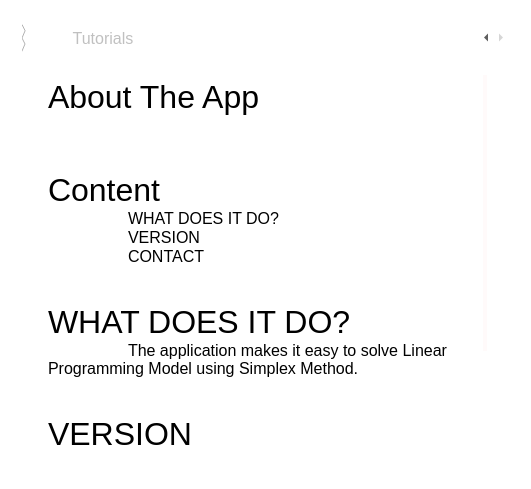
<?xml version="1.0" encoding="UTF-8"?>
<ui version="4.0">
 <class>MainWindow</class>
 <widget class="QMainWindow" name="MainWindow">
  <property name="geometry">
   <rect>
    <x>0</x>
    <y>0</y>
    <width>531</width>
    <height>489</height>
   </rect>
  </property>
  <property name="minimumSize">
   <size>
    <width>531</width>
    <height>489</height>
   </size>
  </property>
  <property name="windowTitle">
   <string>Simplex</string>
  </property>
  <property name="autoFillBackground">
   <bool>false</bool>
  </property>
  <property name="styleSheet">
   <string notr="true">QScrollBar:vertical{
	width: 4px; 
}

QScrollBar:horizontal{
	height: 4px; 
}

QScrollBar:horizontal,
QScrollBar:vertical{
	background: rgba(0,0,0,0);
}

QScrollBar::sub-page:horizontal,
QScrollBar::add-page:horizontal,
QScrollBar::add-line:horizontal,
QScrollBar::sub-line:horizontal,
QScrollBar::add-line:vertical,
QScrollBar::sub-line:vertical,
QScrollBar::sub-page:vertical,
QScrollBar::add-page:vertical{
	background: none;
}

QScrollBar::handle:vertical,
QScrollBar::handle:horizontal{
	background: rgb(255,250,250);
}


/**/
QWidget{
	font-size: 12pt;
}

[objectName^=&quot;inputLabel_&quot;], 
[objectName = &quot;appLabel&quot;], 
QWidget,
QPushButton, 
QLineEdit,
QSpinBox,
QDoubleSpinBox,
QComboBox{
	font-family: &quot;Monotype Corsiva&quot;;
	font-family: &quot;Monotype Corsiva&quot;;
	font: 12pt &quot;Quicksand&quot;;
}

[objectName=&quot;navBar&quot;]{
	padding: 15px;
	margin: 5px;
}

QTableWidget, QScrollArea, QGroupBox, QTextBrowser{
	border: 0;
}

[objectName = &quot;appLabel&quot;]{
	padding: 50px 0;
}

QPushButton{
	padding: 10px 15px;
	margin: 5px;
	min-width: 200px;
}

QLineEdit,
QDoubleSpinBox,
QSpinBox{
	margin: 5px;
}

QPushButton:hover{
	text-decoration: underline;
}

QPushButton:pressed{
	font-size: 11px;
	font-weight: bold;
}

[objectName^=&quot;inputLabel_&quot;]{
	margin: 5px 0;
	font-size: 24pt;
}

QLineEdit{
	max-width: 200px;
}

/*tab widget setup*/
QTabWidget{
	border: 0;
}

QTabWidget::pane { 
    position: absolute;
    top: 0.5em;
	border: 0;
}

QTabBar::tab {
	min-width: 250px;
}

/*default color theme*/

/*color*/
QTabBar::tab:selected {
	color: white;
}

QTabBar::tab:!selected {
	color: silver;
}

QWidget[objectName=&quot;widget_5&quot;] QPushButton,
QWidget[objectName=&quot;widget&quot;] QPushButton{
	color: rgb(250,245,245);
}

[objectName^=&quot;inputLabel_&quot;], 
[objectName = &quot;appLabel&quot;], 
QWidget,
QPushButton, 
QLineEdit,
QSpinBox,
QDoubleSpinBox,
QComboBox{
	color: white;
}

QWidget[objectName^=&quot;widget&quot;] QPushButton{
	color: white;
}
/*background-color*/
QWidget, 
QTabBar::tab{
	background-color: rgba(0,0,0,0);
}

Line{
	background-color: white;
}


[objectName=&quot;centralWidget&quot;]{
	background-color: rgb(250,245,245);
	background: url(:/img/bkg3.jpg);
}

[objectName^=&quot;widget&quot;] QPushButton{
	background-color: rgba(255,255,255,0.2);
}

QTabBar::tab:selected, 
QTabBar::tab:hover {
	background-color: rgba(255,255,255,0.2);
}


/*border*/
[objectName=&quot;navBar&quot;], 
/*[objectName^=&quot;widget&quot;],*/
QPushButton,
QLineEdit, 
QTableWidget::item,
QSpinBox,
QDoubleSpinBox{
	border: 1px solid silver;
}

QLineEdit:hover,
QSpinBox:hover,
QDoubleSpinBox:hover, 
/*[objectName^=&quot;widget&quot;]:hover,*/
QPushButton:hover{
	border: 1px solid white;
}



</string>
  </property>
  <widget class="QWidget" name="centralWidget">
   <layout class="QVBoxLayout" name="verticalLayout_5">
    <item>
     <widget class="QWidget" name="widget_glass" native="true">
      <layout class="QVBoxLayout" name="verticalLayout_18">
       <item>
        <widget class="QTabWidget" name="tabWidget">
         <property name="currentIndex">
          <number>4</number>
         </property>
         <widget class="QWidget" name="home_tab">
          <attribute name="title">
           <string>Home</string>
          </attribute>
          <layout class="QVBoxLayout" name="verticalLayout_6">
           <item>
            <widget class="QWidget" name="widget_2" native="true">
             <layout class="QVBoxLayout" name="verticalLayout_3">
              <item>
               <spacer name="verticalSpacer_2">
                <property name="orientation">
                 <enum>Qt::Vertical</enum>
                </property>
                <property name="sizeHint" stdset="0">
                 <size>
                  <width>20</width>
                  <height>40</height>
                 </size>
                </property>
               </spacer>
              </item>
              <item>
               <widget class="QLabel" name="appLabel">
                <property name="minimumSize">
                 <size>
                  <width>0</width>
                  <height>301</height>
                 </size>
                </property>
                <property name="maximumSize">
                 <size>
                  <width>16777215</width>
                  <height>16777215</height>
                 </size>
                </property>
                <property name="styleSheet">
                 <string notr="true"/>
                </property>
                <property name="text">
                 <string>&lt;html&gt;&lt;head/&gt;&lt;body&gt;&lt;p align=&quot;center&quot;&gt;&lt;span style=&quot; font-size:72pt;&quot;&gt;Simplex&lt;/span&gt;&lt;br/&gt;&lt;/p&gt;&lt;/body&gt;&lt;/html&gt;</string>
                </property>
               </widget>
              </item>
              <item>
               <spacer name="verticalSpacer_3">
                <property name="orientation">
                 <enum>Qt::Vertical</enum>
                </property>
                <property name="sizeHint" stdset="0">
                 <size>
                  <width>20</width>
                  <height>40</height>
                 </size>
                </property>
               </spacer>
              </item>
              <item alignment="Qt::AlignHCenter">
               <widget class="QPushButton" name="gotoinput_pushButton">
                <property name="autoFillBackground">
                 <bool>false</bool>
                </property>
                <property name="styleSheet">
                 <string notr="true"/>
                </property>
                <property name="text">
                 <string> Input  Linear Programming Model</string>
                </property>
               </widget>
              </item>
              <item>
               <spacer name="verticalSpacer">
                <property name="orientation">
                 <enum>Qt::Vertical</enum>
                </property>
                <property name="sizeHint" stdset="0">
                 <size>
                  <width>20</width>
                  <height>40</height>
                 </size>
                </property>
               </spacer>
              </item>
             </layout>
            </widget>
           </item>
          </layout>
         </widget>
         <widget class="QWidget" name="input_tab">
          <attribute name="title">
           <string>Input</string>
          </attribute>
          <layout class="QVBoxLayout" name="verticalLayout_8">
           <item>
            <widget class="QScrollArea" name="scrollArea_2">
             <property name="widgetResizable">
              <bool>true</bool>
             </property>
             <widget class="QWidget" name="scrollAreaWidgetContents">
              <property name="geometry">
               <rect>
                <x>0</x>
                <y>0</y>
                <width>473</width>
                <height>1212</height>
               </rect>
              </property>
              <layout class="QVBoxLayout" name="verticalLayout_12">
               <item>
                <widget class="QWidget" name="widget_3" native="true">
                 <layout class="QVBoxLayout" name="verticalLayout_7">
                  <item>
                   <widget class="QFrame" name="inputArea">
                    <property name="maximumSize">
                     <size>
                      <width>16777215</width>
                      <height>150</height>
                     </size>
                    </property>
                    <layout class="QFormLayout" name="formLayout">
                     <property name="labelAlignment">
                      <set>Qt::AlignLeading|Qt::AlignLeft|Qt::AlignVCenter</set>
                     </property>
                     <property name="formAlignment">
                      <set>Qt::AlignLeading|Qt::AlignLeft|Qt::AlignTop</set>
                     </property>
                     <item row="0" column="0">
                      <widget class="QLabel" name="inputLabel_1">
                       <property name="minimumSize">
                        <size>
                         <width>0</width>
                         <height>53</height>
                        </size>
                       </property>
                       <property name="text">
                        <string>&lt;html&gt;&lt;head/&gt;&lt;body&gt;&lt;p&gt;i &amp;amp; j&lt;/p&gt;&lt;/body&gt;&lt;/html&gt;</string>
                       </property>
                      </widget>
                     </item>
                     <item row="1" column="0">
                      <widget class="QLabel" name="j_Label">
                       <property name="text">
                        <string>How many decision variables?</string>
                       </property>
                      </widget>
                     </item>
                     <item row="2" column="0">
                      <widget class="QLabel" name="i_label">
                       <property name="text">
                        <string>How many constraint equation?</string>
                       </property>
                      </widget>
                     </item>
                     <item row="1" column="1">
                      <widget class="QSpinBox" name="j">
                       <property name="maximumSize">
                        <size>
                         <width>178</width>
                         <height>16777215</height>
                        </size>
                       </property>
                       <property name="buttonSymbols">
                        <enum>QAbstractSpinBox::NoButtons</enum>
                       </property>
                       <property name="keyboardTracking">
                        <bool>true</bool>
                       </property>
                       <property name="maximum">
                        <number>1000</number>
                       </property>
                      </widget>
                     </item>
                     <item row="2" column="1">
                      <widget class="QSpinBox" name="i">
                       <property name="maximumSize">
                        <size>
                         <width>178</width>
                         <height>16777215</height>
                        </size>
                       </property>
                       <property name="buttonSymbols">
                        <enum>QAbstractSpinBox::NoButtons</enum>
                       </property>
                       <property name="maximum">
                        <number>1000</number>
                       </property>
                      </widget>
                     </item>
                    </layout>
                   </widget>
                  </item>
                 </layout>
                </widget>
               </item>
               <item>
                <spacer name="verticalSpacer_4">
                 <property name="orientation">
                  <enum>Qt::Vertical</enum>
                 </property>
                 <property name="sizeHint" stdset="0">
                  <size>
                   <width>20</width>
                   <height>40</height>
                  </size>
                 </property>
                </spacer>
               </item>
               <item>
                <widget class="QWidget" name="widget_4" native="true">
                 <layout class="QVBoxLayout" name="verticalLayout">
                  <item>
                   <widget class="QLabel" name="inputLabel_2">
                    <property name="text">
                     <string>&lt;html&gt;&lt;head/&gt;&lt;body&gt;&lt;p&gt;Objective Function&lt;/p&gt;&lt;/body&gt;&lt;/html&gt;</string>
                    </property>
                   </widget>
                  </item>
                  <item>
                   <widget class="QGroupBox" name="groupBox">
                    <property name="styleSheet">
                     <string notr="true"/>
                    </property>
                    <property name="title">
                     <string/>
                    </property>
                    <layout class="QVBoxLayout" name="verticalLayout_4">
                     <item>
                      <widget class="QRadioButton" name="max">
                       <property name="text">
                        <string>Maximization</string>
                       </property>
                       <property name="checked">
                        <bool>true</bool>
                       </property>
                      </widget>
                     </item>
                     <item>
                      <widget class="QRadioButton" name="min">
                       <property name="text">
                        <string>Minimization</string>
                       </property>
                      </widget>
                     </item>
                    </layout>
                   </widget>
                  </item>
                  <item>
                   <widget class="QScrollArea" name="scrollArea">
                    <property name="autoFillBackground">
                     <bool>true</bool>
                    </property>
                    <property name="styleSheet">
                     <string notr="true">QScrollArea{
	min-height: 70px;
}</string>
                    </property>
                    <property name="widgetResizable">
                     <bool>true</bool>
                    </property>
                    <widget class="QWidget" name="scrollAreaLayout">
                     <property name="geometry">
                      <rect>
                       <x>0</x>
                       <y>0</y>
                       <width>437</width>
                       <height>70</height>
                      </rect>
                     </property>
                     <layout class="QHBoxLayout" name="horizontalLayout_3">
                      <item>
                       <layout class="QHBoxLayout" name="horizontalLayout_4">
                        <item>
                         <widget class="QLabel" name="label">
                          <property name="text">
                           <string>Z = </string>
                          </property>
                         </widget>
                        </item>
                       </layout>
                      </item>
                      <item>
                       <spacer name="horizontalSpacer">
                        <property name="orientation">
                         <enum>Qt::Horizontal</enum>
                        </property>
                        <property name="sizeHint" stdset="0">
                         <size>
                          <width>40</width>
                          <height>20</height>
                         </size>
                        </property>
                       </spacer>
                      </item>
                     </layout>
                    </widget>
                   </widget>
                  </item>
                 </layout>
                </widget>
               </item>
               <item>
                <spacer name="verticalSpacer_7">
                 <property name="orientation">
                  <enum>Qt::Vertical</enum>
                 </property>
                 <property name="sizeHint" stdset="0">
                  <size>
                   <width>20</width>
                   <height>40</height>
                  </size>
                 </property>
                </spacer>
               </item>
               <item>
                <widget class="QWidget" name="widget_5" native="true">
                 <property name="minimumSize">
                  <size>
                   <width>0</width>
                   <height>0</height>
                  </size>
                 </property>
                 <property name="styleSheet">
                  <string notr="true"/>
                 </property>
                 <layout class="QVBoxLayout" name="verticalLayout_9">
                  <item>
                   <widget class="QLabel" name="inputLabel_3">
                    <property name="text">
                     <string>&lt;html&gt;&lt;head/&gt;&lt;body&gt;&lt;p&gt;Constraint Equation&lt;/p&gt;&lt;/body&gt;&lt;/html&gt;</string>
                    </property>
                   </widget>
                  </item>
                  <item>
                   <widget class="QWidget" name="sub_widget" native="true">
                    <layout class="QHBoxLayout" name="horizontalLayout_2">
                     <item>
                      <layout class="QVBoxLayout" name="constraintsLayout"/>
                     </item>
                     <item>
                      <spacer name="horizontalSpacer_2">
                       <property name="orientation">
                        <enum>Qt::Horizontal</enum>
                       </property>
                       <property name="sizeHint" stdset="0">
                        <size>
                         <width>413</width>
                         <height>20</height>
                        </size>
                       </property>
                      </spacer>
                     </item>
                    </layout>
                   </widget>
                  </item>
                 </layout>
                </widget>
               </item>
               <item>
                <spacer name="verticalSpacer_5">
                 <property name="orientation">
                  <enum>Qt::Vertical</enum>
                 </property>
                 <property name="sizeHint" stdset="0">
                  <size>
                   <width>20</width>
                   <height>40</height>
                  </size>
                 </property>
                </spacer>
               </item>
               <item>
                <widget class="QWidget" name="widget_7" native="true">
                 <property name="minimumSize">
                  <size>
                   <width>0</width>
                   <height>0</height>
                  </size>
                 </property>
                 <property name="styleSheet">
                  <string notr="true"/>
                 </property>
                 <layout class="QVBoxLayout" name="verticalLayout_13">
                  <item>
                   <widget class="QLabel" name="inputLabel_4">
                    <property name="text">
                     <string>&lt;html&gt;&lt;head/&gt;&lt;body&gt;&lt;p&gt;M&lt;/p&gt;&lt;p&gt;&lt;span style=&quot; font-size:12pt;&quot;&gt;The coefficient of the artificial variable in the objective function.&lt;/span&gt;&lt;/p&gt;&lt;/body&gt;&lt;/html&gt;</string>
                    </property>
                    <property name="wordWrap">
                     <bool>true</bool>
                    </property>
                   </widget>
                  </item>
                  <item>
                   <widget class="QWidget" name="sub_widget_2" native="true">
                    <layout class="QHBoxLayout" name="horizontalLayout_6">
                     <item alignment="Qt::AlignLeft">
                      <widget class="QLabel" name="label_3">
                       <property name="text">
                        <string>M =</string>
                       </property>
                      </widget>
                     </item>
                     <item alignment="Qt::AlignLeft">
                      <widget class="QLineEdit" name="lineEdit">
                       <property name="enabled">
                        <bool>false</bool>
                       </property>
                       <property name="maximumSize">
                        <size>
                         <width>212</width>
                         <height>16777215</height>
                        </size>
                       </property>
                       <property name="text">
                        <string>1000000000</string>
                       </property>
                      </widget>
                     </item>
                     <item>
                      <spacer name="horizontalSpacer_3">
                       <property name="orientation">
                        <enum>Qt::Horizontal</enum>
                       </property>
                       <property name="sizeHint" stdset="0">
                        <size>
                         <width>40</width>
                         <height>20</height>
                        </size>
                       </property>
                      </spacer>
                     </item>
                    </layout>
                   </widget>
                  </item>
                 </layout>
                </widget>
               </item>
               <item>
                <spacer name="verticalSpacer_8">
                 <property name="orientation">
                  <enum>Qt::Vertical</enum>
                 </property>
                 <property name="sizeHint" stdset="0">
                  <size>
                   <width>20</width>
                   <height>40</height>
                  </size>
                 </property>
                </spacer>
               </item>
               <item>
                <widget class="QWidget" name="widget_8" native="true">
                 <property name="minimumSize">
                  <size>
                   <width>0</width>
                   <height>0</height>
                  </size>
                 </property>
                 <property name="styleSheet">
                  <string notr="true"/>
                 </property>
                 <layout class="QVBoxLayout" name="verticalLayout_14">
                  <item>
                   <widget class="QLabel" name="inputLabel_5">
                    <property name="text">
                     <string>&lt;html&gt;&lt;head/&gt;&lt;body&gt;&lt;p&gt;&lt;span style=&quot; color:#ff4e42;&quot;&gt;Non-negativity&lt;/span&gt;&lt;/p&gt;&lt;p align=&quot;justify&quot;&gt;&lt;span style=&quot; font-size:12pt;&quot;&gt;All decision variables are assumed to be obey the non-negativity Constraints.&lt;/span&gt;&lt;/p&gt;&lt;/body&gt;&lt;/html&gt;</string>
                    </property>
                    <property name="wordWrap">
                     <bool>true</bool>
                    </property>
                   </widget>
                  </item>
                 </layout>
                </widget>
               </item>
               <item>
                <spacer name="verticalSpacer_6">
                 <property name="orientation">
                  <enum>Qt::Vertical</enum>
                 </property>
                 <property name="sizeHint" stdset="0">
                  <size>
                   <width>20</width>
                   <height>40</height>
                  </size>
                 </property>
                </spacer>
               </item>
               <item>
                <widget class="QWidget" name="widget_6" native="true">
                 <property name="minimumSize">
                  <size>
                   <width>0</width>
                   <height>0</height>
                  </size>
                 </property>
                 <property name="styleSheet">
                  <string notr="true"/>
                 </property>
                 <layout class="QHBoxLayout" name="horizontalLayout">
                  <item alignment="Qt::AlignLeft">
                   <widget class="QPushButton" name="pushButton">
                    <property name="styleSheet">
                     <string notr="true"/>
                    </property>
                    <property name="text">
                     <string>Solve</string>
                    </property>
                   </widget>
                  </item>
                 </layout>
                </widget>
               </item>
              </layout>
             </widget>
            </widget>
           </item>
          </layout>
         </widget>
         <widget class="QWidget" name="output_tab">
          <attribute name="title">
           <string>Output</string>
          </attribute>
          <layout class="QVBoxLayout" name="verticalLayout_10">
           <item>
            <widget class="QScrollArea" name="main_scrollArea">
             <property name="autoFillBackground">
              <bool>true</bool>
             </property>
             <property name="styleSheet">
              <string notr="true"/>
             </property>
             <property name="widgetResizable">
              <bool>true</bool>
             </property>
             <widget class="QWidget" name="main_scollAreaWidgetContents">
              <property name="geometry">
               <rect>
                <x>0</x>
                <y>0</y>
                <width>477</width>
                <height>396</height>
               </rect>
              </property>
              <layout class="QVBoxLayout" name="verticalLayout_2">
               <item>
                <widget class="QWidget" name="widget_9" native="true">
                 <layout class="QVBoxLayout" name="verticalLayout_15">
                  <item>
                   <widget class="QLabel" name="inputLabel_6_comments">
                    <property name="styleSheet">
                     <string notr="true"/>
                    </property>
                    <property name="text">
                     <string/>
                    </property>
                   </widget>
                  </item>
                  <item>
                   <widget class="QWidget" name="sub_widget_3" native="true">
                    <layout class="QHBoxLayout" name="horizontalLayout_7">
                     <item>
                      <layout class="QVBoxLayout" name="summry"/>
                     </item>
                    </layout>
                   </widget>
                  </item>
                 </layout>
                </widget>
               </item>
               <item>
                <widget class="QWidget" name="widget_10" native="true">
                 <layout class="QVBoxLayout" name="verticalLayout_11">
                  <item>
                   <widget class="QLabel" name="inputLabel_7">
                    <property name="styleSheet">
                     <string notr="true"/>
                    </property>
                    <property name="text">
                     <string>Procedure</string>
                    </property>
                   </widget>
                  </item>
                  <item>
                   <widget class="QFrame" name="output">
                    <property name="styleSheet">
                     <string notr="true"/>
                    </property>
                    <layout class="QVBoxLayout" name="outputarea"/>
                   </widget>
                  </item>
                 </layout>
                </widget>
               </item>
              </layout>
             </widget>
            </widget>
           </item>
          </layout>
         </widget>
         <widget class="QWidget" name="tutorials_tab">
          <attribute name="title">
           <string>Tutorials</string>
          </attribute>
          <layout class="QVBoxLayout" name="verticalLayout_19">
           <item>
            <widget class="QTextBrowser" name="textBrowser_2">
             <property name="html">
              <string>&lt;!DOCTYPE HTML PUBLIC &quot;-//W3C//DTD HTML 4.0//EN&quot; &quot;http://www.w3.org/TR/REC-html40/strict.dtd&quot;&gt;
&lt;html&gt;&lt;head&gt;&lt;meta name=&quot;qrichtext&quot; content=&quot;1&quot; /&gt;&lt;style type=&quot;text/css&quot;&gt;
p, li { white-space: pre-wrap; }
&lt;/style&gt;&lt;/head&gt;&lt;body style=&quot; font-family:'Quicksand'; font-size:12pt; font-weight:400; font-style:normal;&quot;&gt;
&lt;p style=&quot;-qt-paragraph-type:empty; margin-top:12px; margin-bottom:12px; margin-left:0px; margin-right:0px; -qt-block-indent:0; text-indent:0px;&quot;&gt;&lt;br /&gt;&lt;/p&gt;&lt;/body&gt;&lt;/html&gt;</string>
             </property>
            </widget>
           </item>
          </layout>
         </widget>
         <widget class="QWidget" name="about_tab">
          <attribute name="title">
           <string>About</string>
          </attribute>
          <layout class="QVBoxLayout" name="verticalLayout_16">
           <item>
            <widget class="QWidget" name="widget_11" native="true">
             <layout class="QVBoxLayout" name="verticalLayout_17">
              <item>
               <widget class="QTextBrowser" name="textBrowser">
                <property name="html">
                 <string>&lt;!DOCTYPE HTML PUBLIC &quot;-//W3C//DTD HTML 4.0//EN&quot; &quot;http://www.w3.org/TR/REC-html40/strict.dtd&quot;&gt;
&lt;html&gt;&lt;head&gt;&lt;meta name=&quot;qrichtext&quot; content=&quot;1&quot; /&gt;&lt;style type=&quot;text/css&quot;&gt;
p, li { white-space: pre-wrap; }
&lt;/style&gt;&lt;/head&gt;&lt;body style=&quot; font-family:'Quicksand'; font-size:12pt; font-weight:400; font-style:normal;&quot;&gt;
&lt;p style=&quot; margin-top:0px; margin-bottom:0px; margin-left:0px; margin-right:0px; -qt-block-indent:0; text-indent:0px;&quot;&gt;&lt;span style=&quot; font-size:24pt;&quot;&gt;About The App&lt;/span&gt;&lt;/p&gt;
&lt;p style=&quot;-qt-paragraph-type:empty; margin-top:0px; margin-bottom:0px; margin-left:0px; margin-right:0px; -qt-block-indent:0; text-indent:0px; font-size:24pt;&quot;&gt;&lt;br /&gt;&lt;/p&gt;
&lt;p style=&quot;-qt-paragraph-type:empty; margin-top:0px; margin-bottom:0px; margin-left:0px; margin-right:0px; -qt-block-indent:0; text-indent:0px;&quot;&gt;&lt;br /&gt;&lt;/p&gt;
&lt;p style=&quot; margin-top:0px; margin-bottom:0px; margin-left:0px; margin-right:0px; -qt-block-indent:0; text-indent:0px;&quot;&gt;&lt;span style=&quot; font-size:24pt;&quot;&gt;Content&lt;/span&gt;&lt;/p&gt;
&lt;p style=&quot; margin-top:0px; margin-bottom:0px; margin-left:0px; margin-right:0px; -qt-block-indent:0; text-indent:0px;&quot;&gt;	WHAT DOES IT DO?&lt;/p&gt;
&lt;p style=&quot; margin-top:0px; margin-bottom:0px; margin-left:0px; margin-right:0px; -qt-block-indent:0; text-indent:0px;&quot;&gt;	VERSION&lt;/p&gt;
&lt;p style=&quot; margin-top:0px; margin-bottom:0px; margin-left:0px; margin-right:0px; -qt-block-indent:0; text-indent:0px;&quot;&gt;	CONTACT&lt;/p&gt;
&lt;p style=&quot;-qt-paragraph-type:empty; margin-top:0px; margin-bottom:0px; margin-left:0px; margin-right:0px; -qt-block-indent:0; text-indent:0px;&quot;&gt;&lt;br /&gt;&lt;/p&gt;
&lt;p style=&quot;-qt-paragraph-type:empty; margin-top:0px; margin-bottom:0px; margin-left:0px; margin-right:0px; -qt-block-indent:0; text-indent:0px;&quot;&gt;&lt;br /&gt;&lt;/p&gt;
&lt;p style=&quot; margin-top:0px; margin-bottom:0px; margin-left:0px; margin-right:0px; -qt-block-indent:0; text-indent:0px;&quot;&gt;&lt;span style=&quot; font-size:24pt;&quot;&gt;WHAT DOES IT DO?&lt;/span&gt;&lt;/p&gt;
&lt;p style=&quot; margin-top:0px; margin-bottom:0px; margin-left:0px; margin-right:0px; -qt-block-indent:0; text-indent:0px;&quot;&gt;	The application makes it easy to solve Linear Programming Model using Simplex Method.&lt;/p&gt;
&lt;p style=&quot;-qt-paragraph-type:empty; margin-top:0px; margin-bottom:0px; margin-left:0px; margin-right:0px; -qt-block-indent:0; text-indent:0px;&quot;&gt;&lt;br /&gt;&lt;/p&gt;
&lt;p style=&quot;-qt-paragraph-type:empty; margin-top:0px; margin-bottom:0px; margin-left:0px; margin-right:0px; -qt-block-indent:0; text-indent:0px;&quot;&gt;&lt;br /&gt;&lt;/p&gt;
&lt;p style=&quot; margin-top:0px; margin-bottom:0px; margin-left:0px; margin-right:0px; -qt-block-indent:0; text-indent:0px;&quot;&gt;&lt;span style=&quot; font-size:24pt;&quot;&gt;VERSION&lt;/span&gt;&lt;/p&gt;
&lt;p style=&quot; margin-top:0px; margin-bottom:0px; margin-left:0px; margin-right:0px; -qt-block-indent:0; text-indent:0px;&quot;&gt;	version 2.0&lt;/p&gt;
&lt;p style=&quot;-qt-paragraph-type:empty; margin-top:0px; margin-bottom:0px; margin-left:0px; margin-right:0px; -qt-block-indent:0; text-indent:0px;&quot;&gt;&lt;br /&gt;&lt;/p&gt;
&lt;p style=&quot;-qt-paragraph-type:empty; margin-top:0px; margin-bottom:0px; margin-left:0px; margin-right:0px; -qt-block-indent:0; text-indent:0px;&quot;&gt;&lt;br /&gt;&lt;/p&gt;
&lt;p style=&quot; margin-top:0px; margin-bottom:0px; margin-left:0px; margin-right:0px; -qt-block-indent:0; text-indent:0px;&quot;&gt;&lt;span style=&quot; font-size:24pt;&quot;&gt;CONTACT&lt;/span&gt;&lt;/p&gt;
&lt;p style=&quot; margin-top:0px; margin-bottom:0px; margin-left:0px; margin-right:0px; -qt-block-indent:0; text-indent:0px;&quot;&gt;	Email: ghuywithissues@gmail.com&lt;/p&gt;&lt;/body&gt;&lt;/html&gt;</string>
                </property>
               </widget>
              </item>
             </layout>
            </widget>
           </item>
          </layout>
         </widget>
        </widget>
       </item>
      </layout>
     </widget>
    </item>
   </layout>
  </widget>
 </widget>
 <layoutdefault spacing="6" margin="11"/>
 <resources/>
 <connections/>
</ui>
